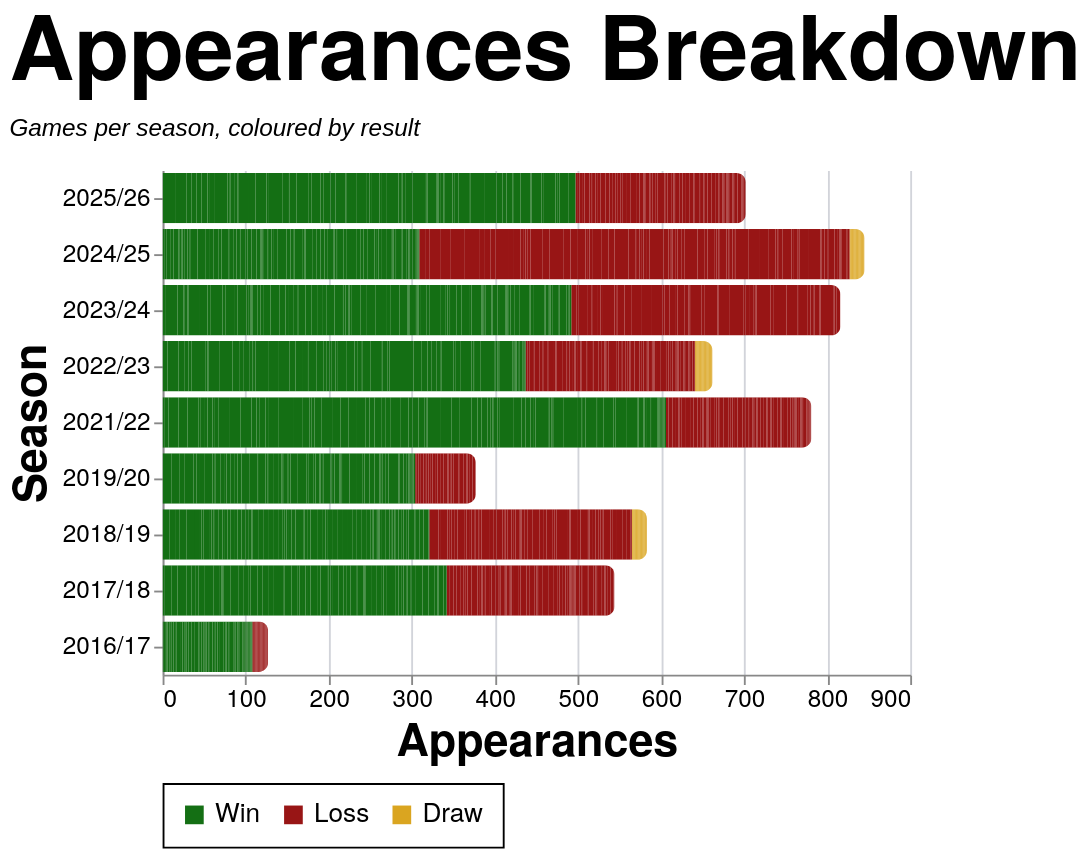

Write a Vega-Lite specification for this figure.
### Vega-Lite specification from a JSON file in a GitHub repository (floating-point values rounded to 4 significant figures; data arrays with more than 128 entries replaced by an {"elided": "..."} marker saying what was removed)
{"config": {"axis": {"labelFont": "PT Sans Narrow, Helvetica Neue, Helvetica, Arial, sans-serif", "titleFont": "PT Sans Narrow, Helvetica Neue, Helvetica, Arial, sans-serif", "labelFontSize": 13, "titleFontSize": 24, "gridColor": "#202947", "gridOpacity": 0.2, "zindex": 1}, "text": {"font": "Lato, sans-serif"}, "bar": {"cornerRadiusEnd": 5}, "header": {"labelFont": "PT Sans Narrow, Helvetica Neue, Helvetica, Arial, sans-serif", "titleFont": "PT Sans Narrow, Helvetica Neue, Helvetica, Arial, sans-serif", "labelFontSize": 24, "titleFontSize": 28, "labelFontWeight": "bold", "orient": "left"}, "legend": {"labelFont": "PT Sans Narrow, Helvetica Neue, Helvetica, Arial, sans-serif", "titleFont": "PT Sans Narrow, Helvetica Neue, Helvetica, Arial, sans-serif", "labelFontSize": 14, "titleFontSize": 16, "titlePadding": 5, "fillColor": "white", "strokeColor": "black", "padding": 10, "titleFontWeight": "lighter", "titleFontStyle": "italic", "titleColor": "gray", "offset": 10}, "title": {"font": "PT Sans Narrow, Helvetica Neue, Helvetica, Arial, sans-serif", "fontSize": 48, "fontWeight": "bold", "anchor": "start", "align": "center", "titlePadding": 20, "subtitlePadding": 10, "subtitleFontSize": 13, "subtitleColor": "", "subtitleFontStyle": "italic", "offset": 15, "color": "black"}, "axisX": {"labelAngle": 0}, "facet": {"title": null, "header": null, "align": {"row": "each", "column": "each"}, "spacing": 10}, "resolve": {"scale": {"y": "independent", "facet": "independent"}}, "background": "transparent", "scale": {"offsetBandPaddingOuter": 0.2, "offsetBandPaddingInner": 0.1}, "view": {"stroke": null, "background": "transparent"}}, "data": {"name": "data-7cbe58db01d095f4a93eb60c0ee59a03"}, "mark": {"type": "bar"}, "encoding": {"color": {"field": "color_value", "legend": {"orient": "bottom", "title": null}, "scale": {"domain": ["Win", "Loss", "Draw"], "range": ["#146f14", "#981515", "goldenrod"]}, "sort": {"field": "sum(apps)", "op": "sum", "order": "descending"}, "type": "nominal"}, "tooltip": [{"field": "player", "title": "Player", "type": "nominal"}, {"field": "season", "title": "Season", "type": "nominal"}, {"field": "color_value", "title": "Group", "type": "nominal"}, {"aggregate": "sum", "field": "apps", "title": "Appearances", "type": "quantitative"}], "x": {"aggregate": "sum", "field": "apps", "title": "Appearances", "type": "quantitative"}, "y": {"field": "season", "sort": {"field": "season_sort", "op": "max", "order": "descending"}, "title": "Season", "type": "nominal"}}, "height": {"step": 30}, "title": {"text": "Appearances Breakdown", "subtitle": "Games per season, coloured by result"}, "width": 400, "$schema": "https://vega.github.io/schema/vega-lite/v5.20.1.json", "datasets": {"data-7cbe58db01d095f4a93eb60c0ee59a03": {"elided": "2509 records"}}}
